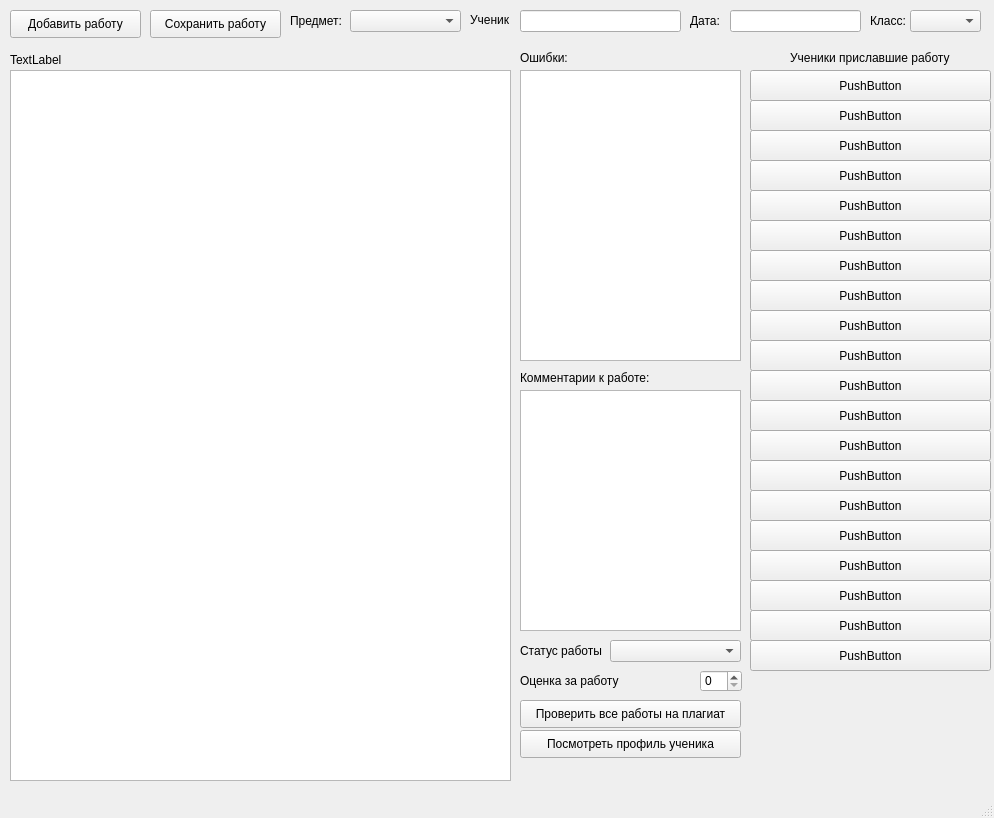
<?xml version="1.0" encoding="UTF-8"?>
<ui version="4.0">
 <class>MainWindow</class>
 <widget class="QMainWindow" name="MainWindow">
  <property name="geometry">
   <rect>
    <x>0</x>
    <y>0</y>
    <width>994</width>
    <height>818</height>
   </rect>
  </property>
  <property name="windowTitle">
   <string>MainWindow</string>
  </property>
  <widget class="QWidget" name="centralwidget">
   <widget class="QPushButton" name="pushButton">
    <property name="geometry">
     <rect>
      <x>10</x>
      <y>10</y>
      <width>131</width>
      <height>28</height>
     </rect>
    </property>
    <property name="text">
     <string>Добавить работу</string>
    </property>
   </widget>
   <widget class="QPushButton" name="pushButton_2">
    <property name="geometry">
     <rect>
      <x>150</x>
      <y>10</y>
      <width>131</width>
      <height>28</height>
     </rect>
    </property>
    <property name="text">
     <string>Сохранить работу</string>
    </property>
   </widget>
   <widget class="QLabel" name="labell">
    <property name="geometry">
     <rect>
      <x>790</x>
      <y>50</y>
      <width>171</width>
      <height>16</height>
     </rect>
    </property>
    <property name="text">
     <string>Ученики приславшие работу</string>
    </property>
   </widget>
   <widget class="QLabel" name="label_23">
    <property name="geometry">
     <rect>
      <x>870</x>
      <y>10</y>
      <width>55</width>
      <height>21</height>
     </rect>
    </property>
    <property name="text">
     <string>Класс:</string>
    </property>
   </widget>
   <widget class="QTextEdit" name="textEdit_2">
    <property name="geometry">
     <rect>
      <x>10</x>
      <y>70</y>
      <width>501</width>
      <height>711</height>
     </rect>
    </property>
   </widget>
   <widget class="QLabel" name="label_31">
    <property name="geometry">
     <rect>
      <x>10</x>
      <y>50</y>
      <width>501</width>
      <height>20</height>
     </rect>
    </property>
    <property name="font">
     <font>
      <pointsize>9</pointsize>
      <weight>50</weight>
      <italic>false</italic>
      <bold>false</bold>
      <underline>false</underline>
      <strikeout>false</strikeout>
      <stylestrategy>PreferAntialias</stylestrategy>
      <kerning>true</kerning>
     </font>
    </property>
    <property name="lineWidth">
     <number>5</number>
    </property>
    <property name="midLineWidth">
     <number>3</number>
    </property>
    <property name="text">
     <string>TextLabel</string>
    </property>
    <property name="wordWrap">
     <bool>false</bool>
    </property>
   </widget>
   <widget class="QLabel" name="label_40">
    <property name="geometry">
     <rect>
      <x>520</x>
      <y>670</y>
      <width>111</width>
      <height>21</height>
     </rect>
    </property>
    <property name="text">
     <string>Оценка за работу</string>
    </property>
   </widget>
   <widget class="QLabel" name="label_5">
    <property name="geometry">
     <rect>
      <x>690</x>
      <y>10</y>
      <width>55</width>
      <height>21</height>
     </rect>
    </property>
    <property name="text">
     <string>Дата:</string>
    </property>
   </widget>
   <widget class="QPushButton" name="pushButton_4">
    <property name="geometry">
     <rect>
      <x>520</x>
      <y>700</y>
      <width>221</width>
      <height>28</height>
     </rect>
    </property>
    <property name="text">
     <string>Проверить все работы на плагиат</string>
    </property>
   </widget>
   <widget class="QLabel" name="label_6">
    <property name="geometry">
     <rect>
      <x>470</x>
      <y>10</y>
      <width>55</width>
      <height>20</height>
     </rect>
    </property>
    <property name="text">
     <string>Ученик</string>
    </property>
   </widget>
   <widget class="QLabel" name="label_8">
    <property name="geometry">
     <rect>
      <x>520</x>
      <y>370</y>
      <width>141</width>
      <height>16</height>
     </rect>
    </property>
    <property name="text">
     <string>Комментарии к работе:</string>
    </property>
   </widget>
   <widget class="QTextEdit" name="textEdit_3">
    <property name="geometry">
     <rect>
      <x>520</x>
      <y>390</y>
      <width>221</width>
      <height>241</height>
     </rect>
    </property>
   </widget>
   <widget class="QLabel" name="label_9">
    <property name="geometry">
     <rect>
      <x>520</x>
      <y>640</y>
      <width>91</width>
      <height>21</height>
     </rect>
    </property>
    <property name="text">
     <string>Статус работы</string>
    </property>
   </widget>
   <widget class="QLineEdit" name="lineEdity">
    <property name="geometry">
     <rect>
      <x>520</x>
      <y>10</y>
      <width>161</width>
      <height>22</height>
     </rect>
    </property>
   </widget>
   <widget class="QLabel" name="label">
    <property name="geometry">
     <rect>
      <x>290</x>
      <y>10</y>
      <width>55</width>
      <height>21</height>
     </rect>
    </property>
    <property name="text">
     <string>Предмет:</string>
    </property>
   </widget>
   <widget class="QSpinBox" name="spinBox">
    <property name="geometry">
     <rect>
      <x>700</x>
      <y>670</y>
      <width>42</width>
      <height>22</height>
     </rect>
    </property>
   </widget>
   <widget class="QTextEdit" name="textEdit_4">
    <property name="geometry">
     <rect>
      <x>520</x>
      <y>70</y>
      <width>221</width>
      <height>291</height>
     </rect>
    </property>
    <property name="minimumSize">
     <size>
      <width>0</width>
      <height>0</height>
     </size>
    </property>
    <property name="html">
     <string>&lt;!DOCTYPE HTML PUBLIC &quot;-//W3C//DTD HTML 4.0//EN&quot; &quot;http://www.w3.org/TR/REC-html40/strict.dtd&quot;&gt;
&lt;html&gt;&lt;head&gt;&lt;meta name=&quot;qrichtext&quot; content=&quot;1&quot; /&gt;&lt;style type=&quot;text/css&quot;&gt;
p, li { white-space: pre-wrap; }
&lt;/style&gt;&lt;/head&gt;&lt;body style=&quot; font-family:'MS Shell Dlg 2'; font-size:7.8pt; font-weight:400; font-style:normal;&quot;&gt;
&lt;p style=&quot;-qt-paragraph-type:empty; margin-top:0px; margin-bottom:0px; margin-left:0px; margin-right:0px; -qt-block-indent:0; text-indent:0px;&quot;&gt;&lt;br /&gt;&lt;/p&gt;&lt;/body&gt;&lt;/html&gt;</string>
    </property>
   </widget>
   <widget class="QLineEdit" name="lineEdit_2">
    <property name="geometry">
     <rect>
      <x>730</x>
      <y>10</y>
      <width>131</width>
      <height>22</height>
     </rect>
    </property>
   </widget>
   <widget class="QComboBox" name="comboBox">
    <property name="geometry">
     <rect>
      <x>350</x>
      <y>10</y>
      <width>111</width>
      <height>22</height>
     </rect>
    </property>
   </widget>
   <widget class="QComboBox" name="comboBox_2">
    <property name="geometry">
     <rect>
      <x>910</x>
      <y>10</y>
      <width>71</width>
      <height>22</height>
     </rect>
    </property>
   </widget>
   <widget class="QComboBox" name="comboBox_3">
    <property name="geometry">
     <rect>
      <x>610</x>
      <y>640</y>
      <width>131</width>
      <height>22</height>
     </rect>
    </property>
   </widget>
   <widget class="QPushButton" name="pushButton_5">
    <property name="geometry">
     <rect>
      <x>750</x>
      <y>70</y>
      <width>241</width>
      <height>31</height>
     </rect>
    </property>
    <property name="text">
     <string>PushButton</string>
    </property>
   </widget>
   <widget class="QPushButton" name="pushButton_6">
    <property name="geometry">
     <rect>
      <x>750</x>
      <y>100</y>
      <width>241</width>
      <height>31</height>
     </rect>
    </property>
    <property name="text">
     <string>PushButton</string>
    </property>
   </widget>
   <widget class="QPushButton" name="pushButton_8">
    <property name="geometry">
     <rect>
      <x>750</x>
      <y>160</y>
      <width>241</width>
      <height>31</height>
     </rect>
    </property>
    <property name="text">
     <string>PushButton</string>
    </property>
   </widget>
   <widget class="QPushButton" name="pushButton_7">
    <property name="geometry">
     <rect>
      <x>750</x>
      <y>130</y>
      <width>241</width>
      <height>31</height>
     </rect>
    </property>
    <property name="text">
     <string>PushButton</string>
    </property>
   </widget>
   <widget class="QPushButton" name="pushButton_10">
    <property name="geometry">
     <rect>
      <x>750</x>
      <y>220</y>
      <width>241</width>
      <height>31</height>
     </rect>
    </property>
    <property name="text">
     <string>PushButton</string>
    </property>
   </widget>
   <widget class="QPushButton" name="pushButton_11">
    <property name="geometry">
     <rect>
      <x>750</x>
      <y>250</y>
      <width>241</width>
      <height>31</height>
     </rect>
    </property>
    <property name="text">
     <string>PushButton</string>
    </property>
   </widget>
   <widget class="QPushButton" name="pushButton_12">
    <property name="geometry">
     <rect>
      <x>750</x>
      <y>280</y>
      <width>241</width>
      <height>31</height>
     </rect>
    </property>
    <property name="text">
     <string>PushButton</string>
    </property>
   </widget>
   <widget class="QPushButton" name="pushButton_13">
    <property name="geometry">
     <rect>
      <x>750</x>
      <y>310</y>
      <width>241</width>
      <height>31</height>
     </rect>
    </property>
    <property name="text">
     <string>PushButton</string>
    </property>
   </widget>
   <widget class="QPushButton" name="pushButton_14">
    <property name="geometry">
     <rect>
      <x>750</x>
      <y>340</y>
      <width>241</width>
      <height>31</height>
     </rect>
    </property>
    <property name="text">
     <string>PushButton</string>
    </property>
   </widget>
   <widget class="QPushButton" name="pushButton_15">
    <property name="geometry">
     <rect>
      <x>750</x>
      <y>370</y>
      <width>241</width>
      <height>31</height>
     </rect>
    </property>
    <property name="text">
     <string>PushButton</string>
    </property>
   </widget>
   <widget class="QPushButton" name="pushButton_16">
    <property name="geometry">
     <rect>
      <x>750</x>
      <y>400</y>
      <width>241</width>
      <height>31</height>
     </rect>
    </property>
    <property name="text">
     <string>PushButton</string>
    </property>
   </widget>
   <widget class="QPushButton" name="pushButton_17">
    <property name="geometry">
     <rect>
      <x>750</x>
      <y>430</y>
      <width>241</width>
      <height>31</height>
     </rect>
    </property>
    <property name="text">
     <string>PushButton</string>
    </property>
   </widget>
   <widget class="QPushButton" name="pushButton_18">
    <property name="geometry">
     <rect>
      <x>750</x>
      <y>460</y>
      <width>241</width>
      <height>31</height>
     </rect>
    </property>
    <property name="text">
     <string>PushButton</string>
    </property>
   </widget>
   <widget class="QPushButton" name="pushButton_19">
    <property name="geometry">
     <rect>
      <x>750</x>
      <y>490</y>
      <width>241</width>
      <height>31</height>
     </rect>
    </property>
    <property name="text">
     <string>PushButton</string>
    </property>
   </widget>
   <widget class="QPushButton" name="pushButton_20">
    <property name="geometry">
     <rect>
      <x>750</x>
      <y>520</y>
      <width>241</width>
      <height>31</height>
     </rect>
    </property>
    <property name="text">
     <string>PushButton</string>
    </property>
   </widget>
   <widget class="QPushButton" name="pushButton_9">
    <property name="geometry">
     <rect>
      <x>750</x>
      <y>190</y>
      <width>241</width>
      <height>31</height>
     </rect>
    </property>
    <property name="text">
     <string>PushButton</string>
    </property>
   </widget>
   <widget class="QPushButton" name="pushButton_21">
    <property name="geometry">
     <rect>
      <x>750</x>
      <y>550</y>
      <width>241</width>
      <height>31</height>
     </rect>
    </property>
    <property name="text">
     <string>PushButton</string>
    </property>
   </widget>
   <widget class="QPushButton" name="pushButton_22">
    <property name="geometry">
     <rect>
      <x>750</x>
      <y>610</y>
      <width>241</width>
      <height>31</height>
     </rect>
    </property>
    <property name="text">
     <string>PushButton</string>
    </property>
   </widget>
   <widget class="QPushButton" name="pushButton_23">
    <property name="geometry">
     <rect>
      <x>750</x>
      <y>580</y>
      <width>241</width>
      <height>31</height>
     </rect>
    </property>
    <property name="text">
     <string>PushButton</string>
    </property>
   </widget>
   <widget class="QPushButton" name="pushButton_24">
    <property name="geometry">
     <rect>
      <x>750</x>
      <y>640</y>
      <width>241</width>
      <height>31</height>
     </rect>
    </property>
    <property name="text">
     <string>PushButton</string>
    </property>
   </widget>
   <widget class="QLabel" name="label_2">
    <property name="geometry">
     <rect>
      <x>520</x>
      <y>50</y>
      <width>55</width>
      <height>16</height>
     </rect>
    </property>
    <property name="text">
     <string>Ошибки:</string>
    </property>
   </widget>
   <widget class="QPushButton" name="pushButton_25">
    <property name="geometry">
     <rect>
      <x>520</x>
      <y>730</y>
      <width>221</width>
      <height>28</height>
     </rect>
    </property>
    <property name="toolTipDuration">
     <number>0</number>
    </property>
    <property name="text">
     <string>Посмотреть профиль ученика</string>
    </property>
   </widget>
  </widget>
  <widget class="QMenuBar" name="menubar">
   <property name="geometry">
    <rect>
     <x>0</x>
     <y>0</y>
     <width>994</width>
     <height>26</height>
    </rect>
   </property>
  </widget>
  <widget class="QStatusBar" name="statusbar"/>
 </widget>
 <resources/>
 <connections/>
</ui>
